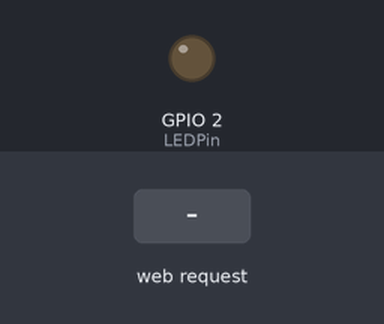
This sketch was run on a simulated ESP8266 (NodeMCU). Shown: output pins drawn as LEDs (lit = HIGH). The inputs (shaded band) are chosen by the test bench. WiFi joins after 1.5 s; servers stay silent unless stated; what the sketch prints to the serial monitor is not drawn.

Above: at 3.7 s.
3.8 s: HTTP request GET /LEDOn received
At 4.2 s:
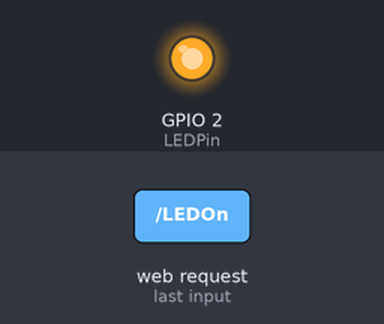
5.3 s: HTTP request GET /LEDOff received
At 6.6 s:
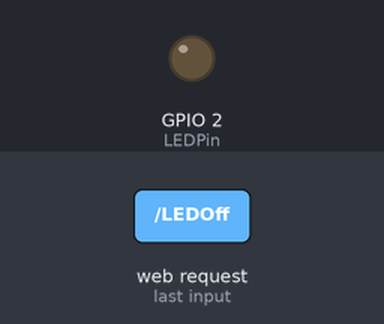
Timing chart, 0 to 8.3 s (numbered marks = the images above; inputs shaded):
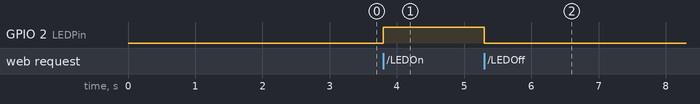

Measured:
- after the input at 3.8 s, GPIO 2 (LEDPin): LOW → HIGH at once
- after the input at 5.3 s, GPIO 2 (LEDPin): HIGH → LOW at once

The sketch:

sim_800l_gprs_module.ino
```cpp
#include <ESP8266WiFi.h>
#include <WiFiClient.h>
#include <ESP8266WebServer.h>

const char* ssid = "AKS";
const char* password = "987654321";

 ESP8266WebServer server(80);

 String page = "";
 int LEDPin = 2;

 void setup(){
  page="<h1>Simple NODEMCU WEB SERVER</h1><p><a href=\"LEDOn\"><button>ON</button></a>&nbsp;<a href=\"LEDOff\"><button>OFF</button></a></p>";
  pinMode(LEDPin,OUTPUT);
  digitalWrite(LEDPin,LOW);

  delay(1000);
  Serial.begin(115200);
  WiFi.begin(ssid,password);
  Serial.println("");


 while (WiFi.status() != WL_CONNECTED){
    delay(500);
    Serial.print(".");
 }
    Serial.println("");
    Serial.print("Connected to ");
    Serial.println(ssid);
    Serial.println("IP address ");
    Serial.println(WiFi.localIP());
 server.on("/",[](){
  server.send(200,"text/html",page);
 });
 server.on("/LEDOn",[](){
  server.send(200,"text/html",page);
  digitalWrite(LEDPin,HIGH);
  delay(1000);
  });
 server.on("/LEDOff",[](){
  server.send(200,"text/html",page);
  digitalWrite(LEDPin,LOW);
  delay(1000);
  });
  server.begin();
  Serial.println("Web Server Started!");
}
void loop(void){
  server.handleClient();
}
```
